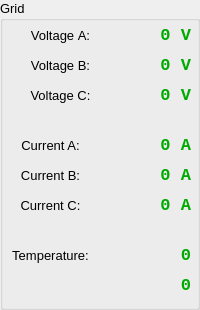
       <widget class="QGroupBox" name="groupNetworkParameters">
        <property name="font">
         <font>
          <pointsize>10</pointsize>
         </font>
        </property>
        <property name="title">
         <string>Grid</string>
        </property>
        <widget class="QLabel" name="valueVoltageA">
         <property name="geometry">
          <rect>
           <x>110</x>
           <y>20</y>
           <width>81</width>
           <height>31</height>
          </rect>
         </property>
         <property name="font">
          <font>
           <family>Lucida Console</family>
           <pointsize>13</pointsize>
           <weight>75</weight>
           <bold>true</bold>
          </font>
         </property>
         <property name="styleSheet">
          <string notr="true">color: rgb(0, 170, 0);</string>
         </property>
         <property name="text">
          <string>0 V</string>
         </property>
         <property name="alignment">
          <set>Qt::AlignRight|Qt::AlignTrailing|Qt::AlignVCenter</set>
         </property>
        </widget>
        <widget class="QLabel" name="labelVoltageA">
         <property name="geometry">
          <rect>
           <x>10</x>
           <y>20</y>
           <width>101</width>
           <height>31</height>
          </rect>
         </property>
         <property name="font">
          <font>
           <pointsize>10</pointsize>
           <weight>50</weight>
           <bold>false</bold>
          </font>
         </property>
         <property name="text">
          <string>Voltage А:</string>
         </property>
         <property name="alignment">
          <set>Qt::AlignCenter</set>
         </property>
        </widget>
        <widget class="QLabel" name="valueVoltageB">
         <property name="geometry">
          <rect>
           <x>110</x>
           <y>50</y>
           <width>81</width>
           <height>31</height>
          </rect>
         </property>
         <property name="font">
          <font>
           <family>Lucida Console</family>
           <pointsize>13</pointsize>
           <weight>75</weight>
           <bold>true</bold>
          </font>
         </property>
         <property name="styleSheet">
          <string notr="true">color: rgb(0, 170, 0);</string>
         </property>
         <property name="text">
          <string>0 V</string>
         </property>
         <property name="alignment">
          <set>Qt::AlignRight|Qt::AlignTrailing|Qt::AlignVCenter</set>
         </property>
        </widget>
        <widget class="QLabel" name="labelVoltageB">
         <property name="geometry">
          <rect>
           <x>10</x>
           <y>50</y>
           <width>101</width>
           <height>31</height>
          </rect>
         </property>
         <property name="font">
          <font>
           <pointsize>10</pointsize>
           <weight>50</weight>
           <bold>false</bold>
          </font>
         </property>
         <property name="text">
          <string>Voltage B:</string>
         </property>
         <property name="alignment">
          <set>Qt::AlignCenter</set>
         </property>
        </widget>
        <widget class="QLabel" name="valueVoltageC">
         <property name="geometry">
          <rect>
           <x>110</x>
           <y>80</y>
           <width>81</width>
           <height>31</height>
          </rect>
         </property>
         <property name="font">
          <font>
           <family>Lucida Console</family>
           <pointsize>13</pointsize>
           <weight>75</weight>
           <bold>true</bold>
          </font>
         </property>
         <property name="styleSheet">
          <string notr="true">color: rgb(0, 170, 0);</string>
         </property>
         <property name="text">
          <string>0 V</string>
         </property>
         <property name="alignment">
          <set>Qt::AlignRight|Qt::AlignTrailing|Qt::AlignVCenter</set>
         </property>
        </widget>
        <widget class="QLabel" name="labelVoltageC">
         <property name="geometry">
          <rect>
           <x>10</x>
           <y>80</y>
           <width>101</width>
           <height>31</height>
          </rect>
         </property>
         <property name="font">
          <font>
           <pointsize>10</pointsize>
           <weight>50</weight>
           <bold>false</bold>
          </font>
         </property>
         <property name="text">
          <string>Voltage C:</string>
         </property>
         <property name="alignment">
          <set>Qt::AlignCenter</set>
         </property>
        </widget>
        <widget class="QLabel" name="valueInstantCurrentA">
         <property name="geometry">
          <rect>
           <x>110</x>
           <y>130</y>
           <width>81</width>
           <height>31</height>
          </rect>
         </property>
         <property name="font">
          <font>
           <family>Lucida Console</family>
           <pointsize>13</pointsize>
           <weight>75</weight>
           <bold>true</bold>
          </font>
         </property>
         <property name="styleSheet">
          <string notr="true">color: rgb(0, 170, 0);</string>
         </property>
         <property name="text">
          <string>0 A</string>
         </property>
         <property name="alignment">
          <set>Qt::AlignRight|Qt::AlignTrailing|Qt::AlignVCenter</set>
         </property>
        </widget>
        <widget class="QLabel" name="labelInstantCurrentA">
         <property name="geometry">
          <rect>
           <x>0</x>
           <y>130</y>
           <width>101</width>
           <height>31</height>
          </rect>
         </property>
         <property name="font">
          <font>
           <pointsize>10</pointsize>
           <weight>50</weight>
           <bold>false</bold>
          </font>
         </property>
         <property name="text">
          <string>Current A:</string>
         </property>
         <property name="alignment">
          <set>Qt::AlignCenter</set>
         </property>
        </widget>
        <widget class="QLabel" name="labelInstantCurrentB">
         <property name="geometry">
          <rect>
           <x>0</x>
           <y>160</y>
           <width>101</width>
           <height>31</height>
          </rect>
         </property>
         <property name="font">
          <font>
           <pointsize>10</pointsize>
           <weight>50</weight>
           <bold>false</bold>
          </font>
         </property>
         <property name="text">
          <string>Current B:</string>
         </property>
         <property name="alignment">
          <set>Qt::AlignCenter</set>
         </property>
        </widget>
        <widget class="QLabel" name="valueInstantCurrentB">
         <property name="geometry">
          <rect>
           <x>110</x>
           <y>160</y>
           <width>81</width>
           <height>31</height>
          </rect>
         </property>
         <property name="font">
          <font>
           <family>Lucida Console</family>
           <pointsize>13</pointsize>
           <weight>75</weight>
           <bold>true</bold>
          </font>
         </property>
         <property name="styleSheet">
          <string notr="true">color: rgb(0, 170, 0);</string>
         </property>
         <property name="text">
          <string>0 A</string>
         </property>
         <property name="alignment">
          <set>Qt::AlignRight|Qt::AlignTrailing|Qt::AlignVCenter</set>
         </property>
        </widget>
        <widget class="QLabel" name="labelInstantCurrentC">
         <property name="geometry">
          <rect>
           <x>0</x>
           <y>190</y>
           <width>101</width>
           <height>31</height>
          </rect>
         </property>
         <property name="font">
          <font>
           <pointsize>10</pointsize>
           <weight>50</weight>
           <bold>false</bold>
          </font>
         </property>
         <property name="text">
          <string>Current C:</string>
         </property>
         <property name="alignment">
          <set>Qt::AlignCenter</set>
         </property>
        </widget>
        <widget class="QLabel" name="valueInstantCurrentC">
         <property name="geometry">
          <rect>
           <x>110</x>
           <y>190</y>
           <width>81</width>
           <height>31</height>
          </rect>
         </property>
         <property name="font">
          <font>
           <family>Lucida Console</family>
           <pointsize>13</pointsize>
           <weight>75</weight>
           <bold>true</bold>
          </font>
         </property>
         <property name="styleSheet">
          <string notr="true">color: rgb(0, 170, 0);</string>
         </property>
         <property name="text">
          <string>0 A</string>
         </property>
         <property name="alignment">
          <set>Qt::AlignRight|Qt::AlignTrailing|Qt::AlignVCenter</set>
         </property>
        </widget>
        <widget class="QLabel" name="valueTemperature2">
         <property name="geometry">
          <rect>
           <x>110</x>
           <y>270</y>
           <width>81</width>
           <height>31</height>
          </rect>
         </property>
         <property name="font">
          <font>
           <family>Lucida Console</family>
           <pointsize>13</pointsize>
           <weight>75</weight>
           <bold>true</bold>
          </font>
         </property>
         <property name="styleSheet">
          <string notr="true">color: rgb(0, 170, 0);</string>
         </property>
         <property name="text">
          <string>0</string>
         </property>
         <property name="alignment">
          <set>Qt::AlignRight|Qt::AlignTrailing|Qt::AlignVCenter</set>
         </property>
        </widget>
        <widget class="QLabel" name="labelTemperature">
         <property name="geometry">
          <rect>
           <x>0</x>
           <y>240</y>
           <width>101</width>
           <height>31</height>
          </rect>
         </property>
         <property name="font">
          <font>
           <pointsize>10</pointsize>
           <weight>50</weight>
           <bold>false</bold>
          </font>
         </property>
         <property name="text">
          <string>Temperature:</string>
         </property>
         <property name="alignment">
          <set>Qt::AlignCenter</set>
         </property>
        </widget>
        <widget class="QLabel" name="valueTemperature1">
         <property name="geometry">
          <rect>
           <x>110</x>
           <y>240</y>
           <width>81</width>
           <height>31</height>
          </rect>
         </property>
         <property name="font">
          <font>
           <family>Lucida Console</family>
           <pointsize>13</pointsize>
           <weight>75</weight>
           <bold>true</bold>
          </font>
         </property>
         <property name="styleSheet">
          <string notr="true">color: rgb(0, 170, 0);</string>
         </property>
         <property name="text">
          <string>0</string>
         </property>
         <property name="alignment">
          <set>Qt::AlignRight|Qt::AlignTrailing|Qt::AlignVCenter</set>
         </property>
        </widget>
       </widget>
